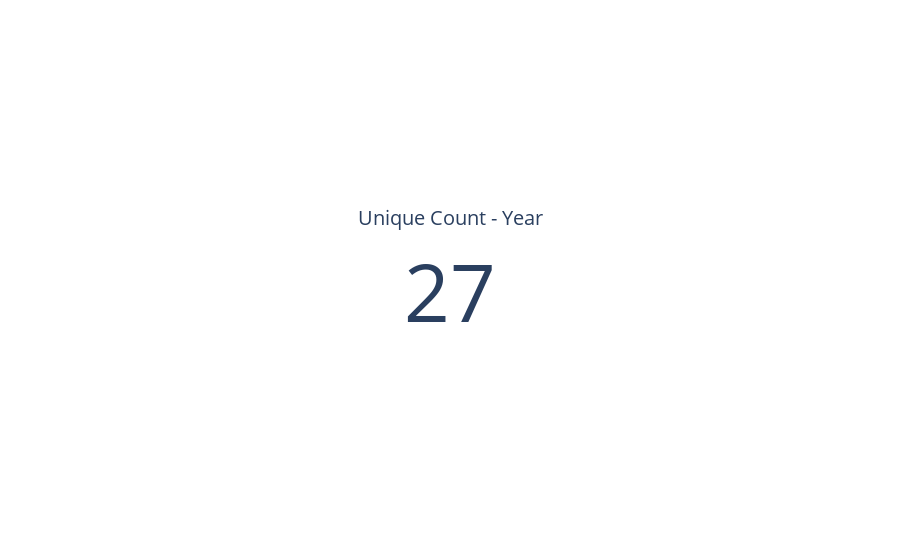
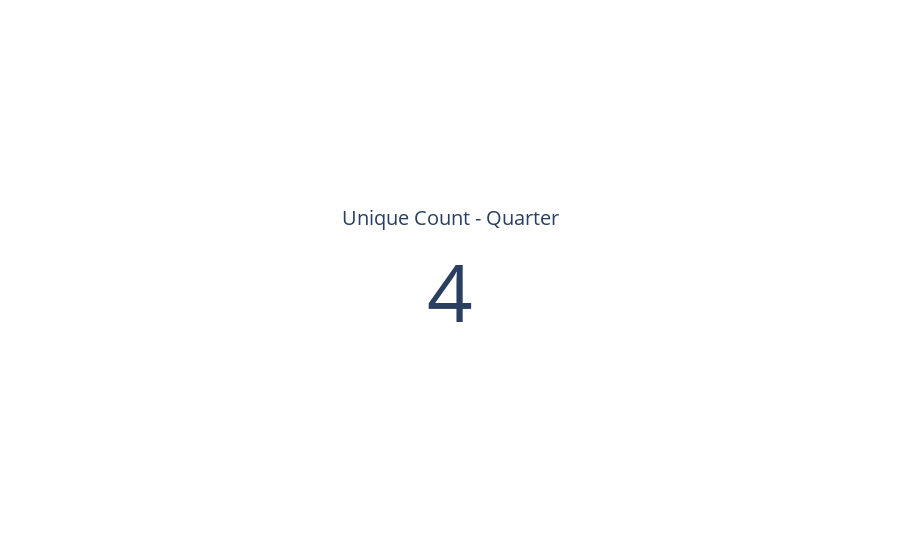
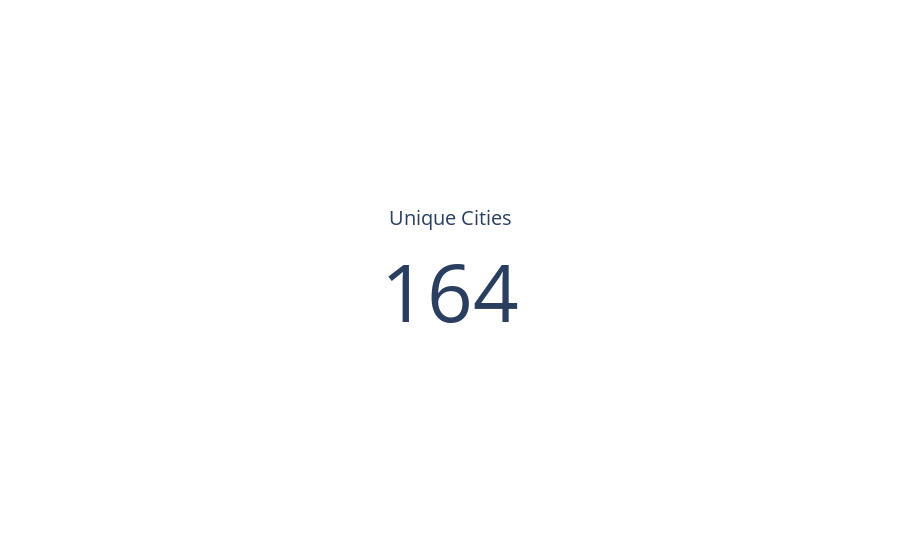
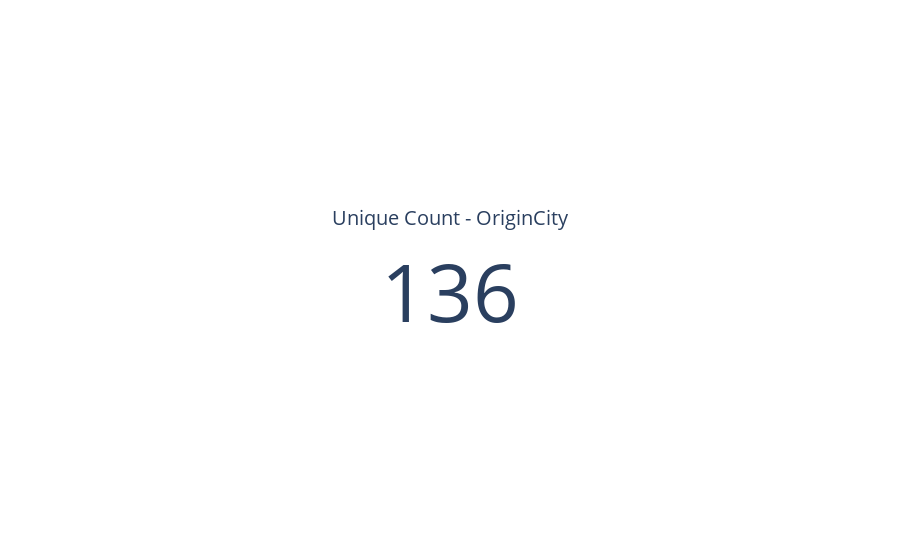

Here is the notebook cell these charts were saved with, in order:
### Code cell
import pandas as pd
import plotly.express as px
import plotly.graph_objects as go

# Load the preprocessed dataset
df = pd.read_parquet('datasets/_dataset.parquet')  # Adjust path if needed

# Year
unique_count_year = df['Year'].nunique()
go.Figure(go.Indicator(mode="number", value=unique_count_year, title={'text': "Unique Count - Year"})).show()

# Quarter
unique_count_quarter = df['Quarter'].nunique()
go.Figure(go.Indicator(mode="number", value=unique_count_quarter, title={'text': "Unique Count - Quarter"})).show()

# Unique Cities
fig_unique_cities = go.Figure(go.Indicator(mode="number", value=len(pd.concat([df['OriginCity'], df['DestinationCity']]).unique()), title={'text': "Unique Cities"})); 
fig_unique_cities.show()

# OriginCity
unique_count_origin_city = df['OriginCity'].nunique()
go.Figure(go.Indicator(mode="number", value=unique_count_origin_city, title={'text': "Unique Count - OriginCity"})).show()

# DestinationCity
unique_count_dest_city = df['DestinationCity'].nunique()
go.Figure(go.Indicator(mode="number", value=unique_count_dest_city, title={'text': "Unique Count - DestinationCity"})).show()

# Unique Airports
fig_unique_airports = go.Figure(go.Indicator(mode="number", value=len(pd.concat([df['OriginAirportCode'], df['DestinationAirportCode']]).unique()), title={'text': "Unique Airports"})); 
fig_unique_airports.show()

# OriginAirportCode
unique_count_origin_airport_code = df['OriginAirportCode'].nunique()
go.Figure(go.Indicator(mode="number", value=unique_count_origin_airport_code, title={'text': "Unique Count - OriginAirportCode"})).show()

# DestinationAirportCode
unique_count_dest_airport_code = df['DestinationAirportCode'].nunique()
go.Figure(go.Indicator(mode="number", value=unique_count_dest_airport_code, title={'text': "Unique Count - DestinationAirportCode"})).show()

# Unique Carrier Codes
fig_unique_carrier_codes = go.Figure(go.Indicator(mode="number", value=len(pd.concat([df['LargestCarrierCode'], df['LowestFareCarrierCode']]).unique()), title={'text': "Unique Carrier Codes"})); 
fig_unique_carrier_codes.show()

# LargestCarrierCode
unique_count_largest_carrier = df['LargestCarrierCode'].nunique()
go.Figure(go.Indicator(mode="number", value=unique_count_largest_carrier, title={'text': "Unique Count - LargestCarrierCode"})).show()

# LowestFareCarrierCode
unique_count_lowest_fare_carrier = df['LowestFareCarrierCode'].nunique()
go.Figure(go.Indicator(mode="number", value=unique_count_lowest_fare_carrier, title={'text': "Unique Count - LowestFareCarrierCode"})).show()

# Unique Routes
fig_unique_routes = go.Figure(go.Indicator(mode="number", value=df['Route'].nunique(), title={'text': "Unique Routes"})); 
fig_unique_routes.show()

# Route
unique_count_route = df['Route'].nunique()
go.Figure(go.Indicator(mode="number", value=unique_count_route, title={'text': "Unique Count - Route"})).show()

### Figure 1 — Plotly figure (JSON) as saved in the notebook; plotly's stock layout.template omitted (floating-point values rounded to 4 significant figures)
{"data": [{"mode": "number", "title": {"text": "Unique Count - Year"}, "type": "indicator", "value": 27}], "layout": {"autosize": true}}

### Figure 2 — Plotly figure (JSON) as saved in the notebook; plotly's stock layout.template omitted (floating-point values rounded to 4 significant figures)
{"data": [{"mode": "number", "title": {"text": "Unique Count - Quarter"}, "type": "indicator", "value": 4}], "layout": {"autosize": true}}

### Figure 3 — Plotly figure (JSON) as saved in the notebook; plotly's stock layout.template omitted (floating-point values rounded to 4 significant figures)
{"data": [{"mode": "number", "title": {"text": "Unique Cities"}, "type": "indicator", "value": 164}], "layout": {"autosize": true}}

### Figure 4 — Plotly figure (JSON) as saved in the notebook; plotly's stock layout.template omitted (floating-point values rounded to 4 significant figures)
{"data": [{"mode": "number", "title": {"text": "Unique Count - OriginCity"}, "type": "indicator", "value": 136}], "layout": {"autosize": true}}
